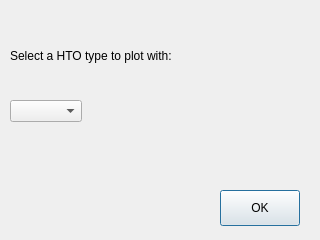
<?xml version="1.0" encoding="UTF-8"?>
<ui version="4.0">
 <class>PdfPlotDialog</class>
 <widget class="QDialog" name="PdfPlotDialog">
  <property name="geometry">
   <rect>
    <x>0</x>
    <y>0</y>
    <width>320</width>
    <height>240</height>
   </rect>
  </property>
  <property name="windowTitle">
   <string>PDF Plot Options</string>
  </property>
  <widget class="QLabel" name="label_21">
   <property name="geometry">
    <rect>
     <x>10</x>
     <y>40</y>
     <width>301</width>
     <height>31</height>
    </rect>
   </property>
   <property name="text">
    <string>Select a HTO type to plot with:</string>
   </property>
  </widget>
  <widget class="QComboBox" name="hto_to_plot">
   <property name="geometry">
    <rect>
     <x>10</x>
     <y>100</y>
     <width>125</width>
     <height>36</height>
    </rect>
   </property>
   <property name="currentText">
    <string/>
   </property>
   <property name="currentIndex">
    <number>-1</number>
   </property>
   <property name="sizeAdjustPolicy">
    <enum>QComboBox::AdjustToContents</enum>
   </property>
  </widget>
  <widget class="QPushButton" name="OK">
   <property name="geometry">
    <rect>
     <x>220</x>
     <y>190</y>
     <width>80</width>
     <height>36</height>
    </rect>
   </property>
   <property name="sizePolicy">
    <sizepolicy hsizetype="Minimum" vsizetype="Expanding">
     <horstretch>0</horstretch>
     <verstretch>0</verstretch>
    </sizepolicy>
   </property>
   <property name="text">
    <string>OK</string>
   </property>
  </widget>
 </widget>
 <resources/>
 <connections/>
</ui>
